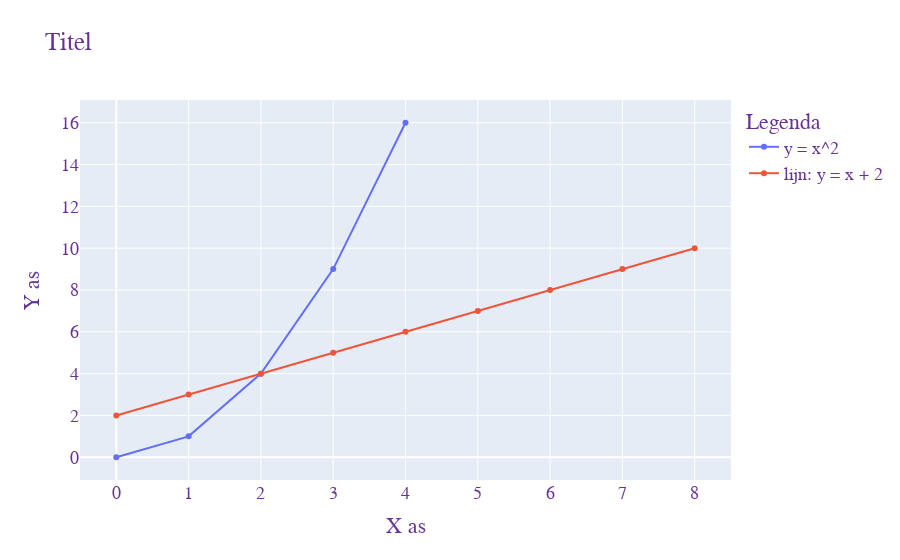

Notebook code for this chart:
### Code cell
import plotly.graph_objects as go

fig = go.Figure()

fig.add_trace(go.Scatter(
    x=[0, 1, 2, 3, 4],
    y=[0, 1, 4, 9, 16],
    name="y = x^2"       # this sets its legend entry
))


fig.add_trace(go.Scatter(
    x=[0, 1, 2, 3, 4, 5, 6, 7, 8],
    y=[2, 3, 4, 5, 6, 7, 8, 9, 10],
    name="lijn: y = x + 2"
))

fig.update_layout(
    title="Titel",
    xaxis_title="X as",
    yaxis_title="Y as ",
    legend_title="Legenda",
    font=dict(
        family="Courier New, monospace",
        size=18,
        color="RebeccaPurple"
    )
)

fig.show()

### Figure 1 — Plotly figure (JSON) as saved in the notebook; plotly's stock layout.template omitted (floating-point values rounded to 4 significant figures)
{"data": [{"name": "y = x^2", "type": "scatter", "x": [0, 1, 2, 3, 4], "y": [0, 1, 4, 9, 16]}, {"name": "lijn: y = x + 2", "type": "scatter", "x": [0, 1, 2, 3, 4, 5, 6, 7, 8], "y": [2, 3, 4, 5, 6, 7, 8, 9, 10]}], "layout": {"font": {"color": "RebeccaPurple", "family": "Courier New, monospace", "size": 18}, "legend": {"title": {"text": "Legenda"}}, "title": {"text": "Titel"}, "xaxis": {"title": {"text": "X as"}}, "yaxis": {"title": {"text": "Y as "}}}}
